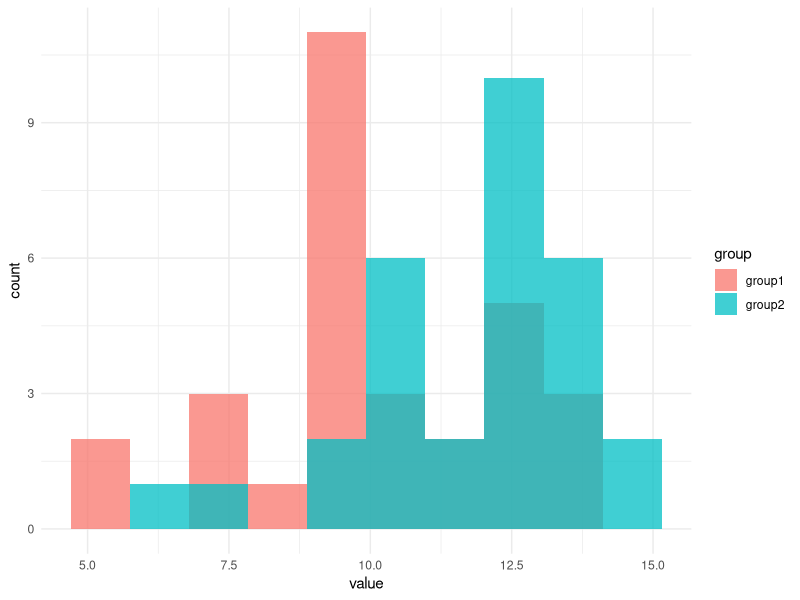
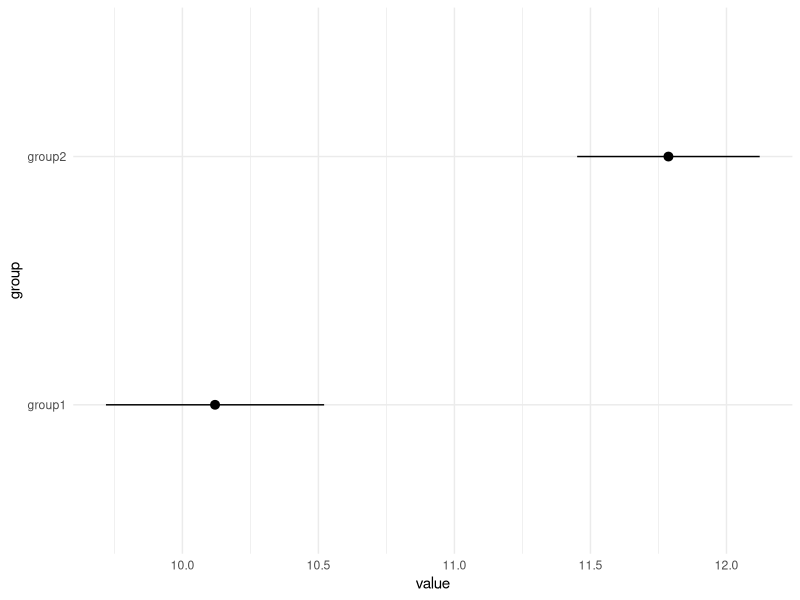
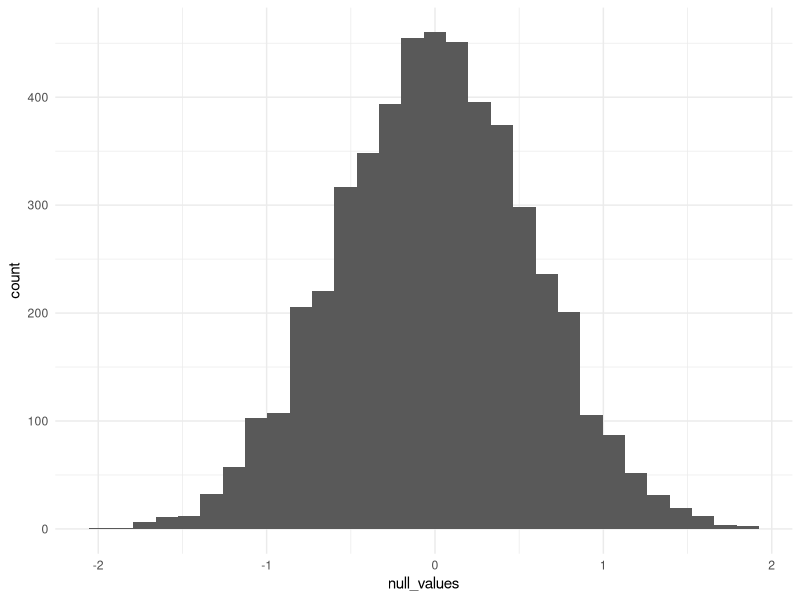
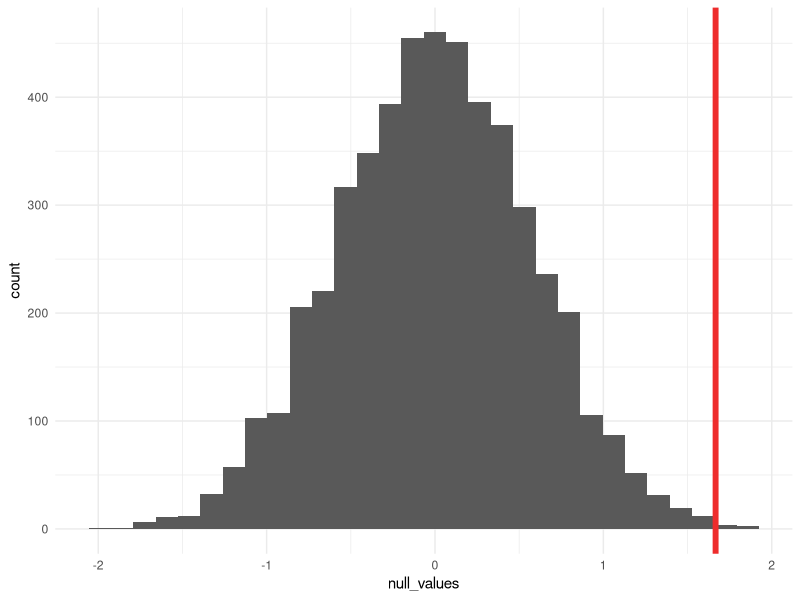
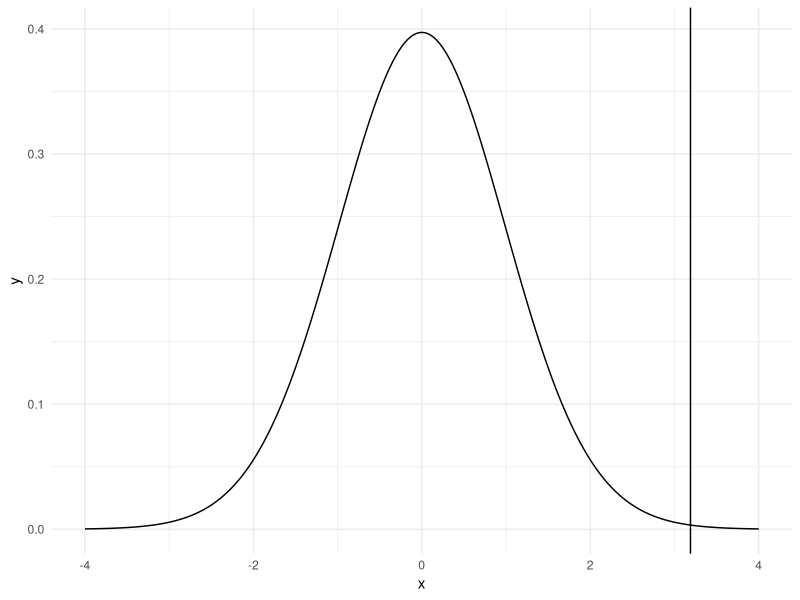
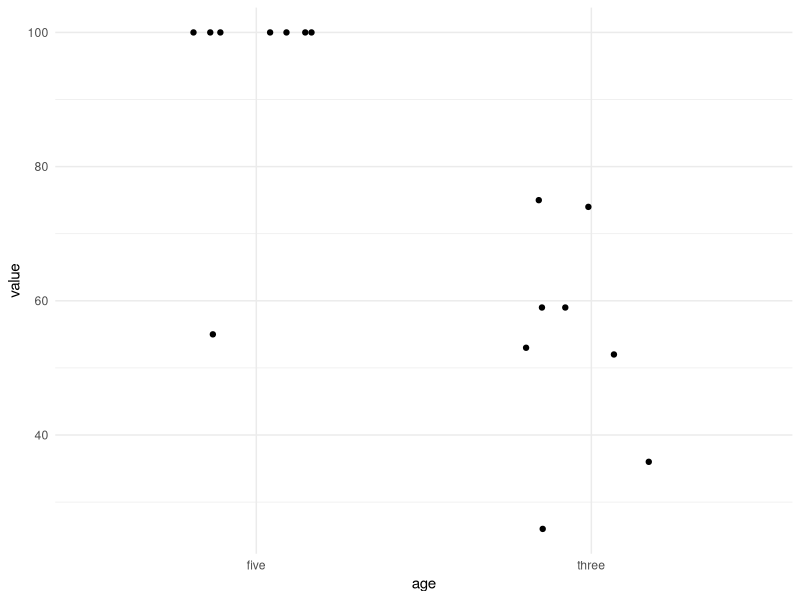
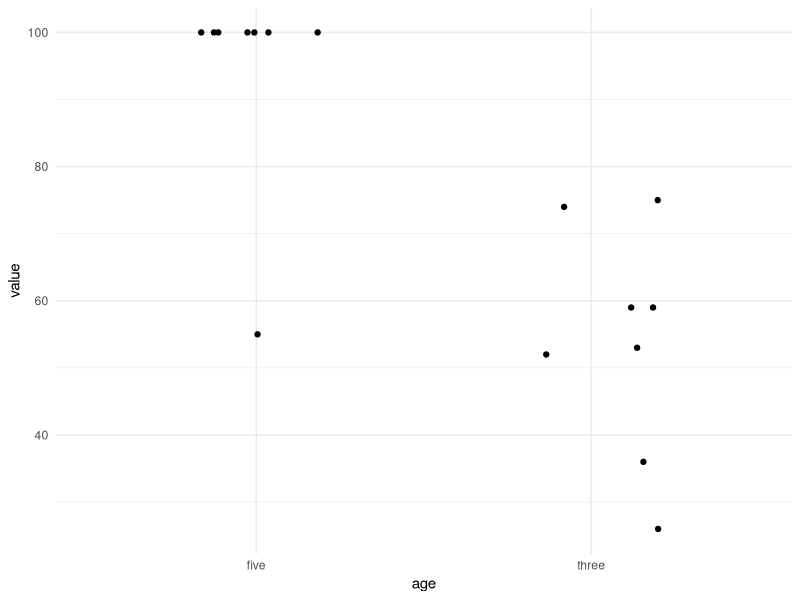
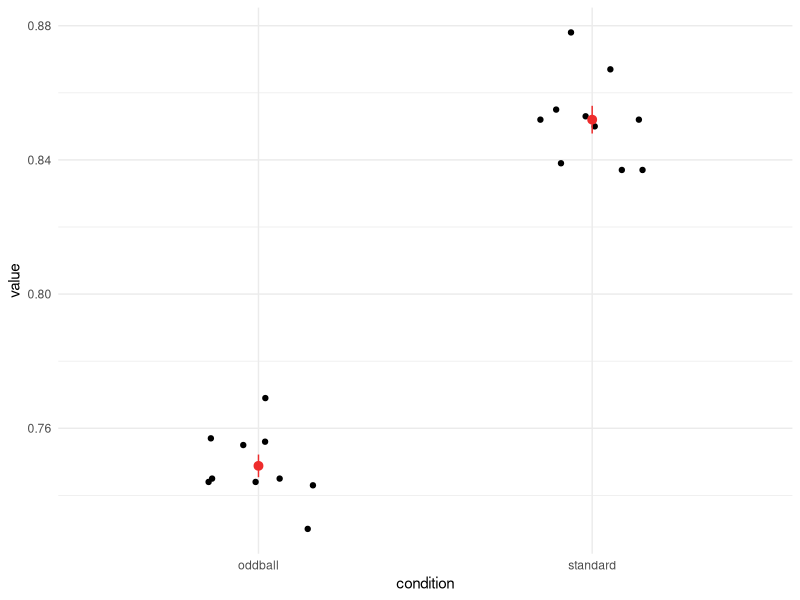

These charts were generated, in order, by the following R code: (Note: a time limit stopped this script after it produced the figures.)
## ---- chunk 1
library(tidyverse)

knitr::opts_chunk$set(message = FALSE)

theme_set(theme_minimal())

set.seed(42)
options(scipen = 10) # Reading scientific notation is hard
## ---- chunk 2
n = 30
group1 = rnorm(n, 10, 1.75)
group2 = rnorm(n, 12, 1.75)

# Creating a data frame for easier operations
data = data.frame(group1 = group1, group2 = group2) %>% 
  pivot_longer(c(group1, group2), names_to = "group")

head(data)
## ---- chunk 3
ggplot(data, aes(x = value, fill = group)) +
  geom_histogram(bins = 10, alpha = 0.75, position = "identity")  # position = "identity" overlaps histograms

ggplot(data, aes(x = group, y = value)) +
  stat_summary() +
  coord_flip()
## ---- chunk 4
get_random_group_diff = function(data) {
  diff_result = data %>% 
    # the '.' here is fancy dplyr syntax that allows you to access the entire dataframe
    # it is necessary here because we want to shuffle only one of the columns
    # in contrast, sample_frac shuffles the entire data frame,
    # which wouldn't change the mean at all
    mutate(group = sample(.$group)) %>% 
    group_by(group) %>% 
    summarise(value = mean(value))
  
  # The syntax here is just saying give me the mean of the
  # value column in the rows where group == "group1"
  # to see each piece, try
  # iris[iris$Species == "setosa",]
  # iris[iris$Species == "setosa",]$Petal.Length
  # mean(iris[iris$Species == "setosa",]$Petal.Length)
  group1_mean = mean(diff_result[diff_result$group == "group1",]$value)
  group2_mean = mean(diff_result[diff_result$group == "group2",]$value)
  
  group2_mean - group1_mean
}

get_random_group_diff(data)
## ---- chunk 5
null_values = replicate(5000, get_random_group_diff(data))

head(null_values)
## ---- chunk 6
p = ggplot(data.frame(null_values), aes(x = null_values)) +
  geom_histogram()

p
## ---- chunk 7
(group1_mean = mean(group1))
(group2_mean = mean(group2))

(obs_diff = group2_mean - group1_mean)
## ---- chunk 8
# geom_vline will give you a vertical line at a specific point
p + geom_vline(xintercept = obs_diff, color='firebrick2', size=2)
## ---- chunk 9
sum(null_values > obs_diff)
## ---- chunk 10
6/5000
## ---- chunk 11
sum(abs(null_values) > obs_diff)
## ---- chunk 12
13 / 5000
## ---- chunk 13
t.test(group1, group2)
## ---- chunk 14
x = seq(-4, 4, length.out = 1000)
y = dt(x, 58)
t_data = data.frame(x, y)

ggplot(t_data, aes(x = x, y = y)) +
  geom_path() +
  geom_vline(xintercept = 3.19)
## ---- chunk 15
group1_mean
group2_mean
(group1_sd = sd(group1))
(group2_sd = sd(group2))
## ---- chunk 16
standard_error = sqrt((group1_sd^2/length(group1)) + (group2_sd^2/length(group2)))
(t = (group1_mean - group2_mean) / standard_error)
# Note the R performs a degrees of freedom correction by default
(degrees_freedom = length(group1) + length(group2) - 2)
## ---- chunk 17
pt(t, df = degrees_freedom) * 2
## ---- chunk 18
differences = group1 - group2

head(differences)
## ---- chunk 19
(t = mean(differences) / (sd(differences) / sqrt(length(differences))))
(degrees_freedom = length(differences) - 1)
pt(t, df = degrees_freedom) * 2
## ---- chunk 20
t.test(group1, group2, paired=TRUE)
## ---- chunk 21
three = round(rnorm(8, 50, 10))

five = round(rnorm(8, 50, 10))
# Most of the five year olds have learned a concept that
# allows them to get a perfect score.
five[1:7] = 100

data = data.frame(three = three, five = five) %>% 
  pivot_longer(c(three, five), names_to = 'age') %>% 
  mutate(id = 1:n()) %>% 
  select(id, everything())  # just ordering the columns so id is first

head(data)
## ---- chunk 22
ggplot(data, aes(x = age, y = value)) +
  geom_jitter(height = 0, width = 0.2) + # Only jitter along the x axis
  stat_summary(fun.data = mean_cl_normal, color = 'blue')
## ---- chunk 23
ggplot(data, aes(x = age, y = value)) +
  geom_jitter(height = 0, width = 0.2) + # Only jitter along the x axis
  stat_summary(fun.data = mean_cl_boot, color = 'firebrick2')  # mean_cl_boot does all the work for you
## ---- chunk 24
print(data, n=Inf)  # forcing R to print all the rows

data %>% 
  sample_frac(1, replace=TRUE) %>% 
  print(n = Inf)
## ---- chunk 25
get_boot_mean = function(data) {
  boot_means = data %>% 
    group_by(age) %>%  # Ensures we get exactly 8 samples per group
    sample_frac(1, replace = TRUE) %>% 
    summarise(value = mean(value))
  
  boot_means$value  # return just the values so replicate can return a matrix
}
## ---- chunk 26
boot_means = replicate(1000, get_boot_mean(data))

boot_means[,1:5]

(rowMeans(boot_means))  # Sample means
quantile(boot_means[1,], probs = c(0.025, 0.975))  # 95% CI for age 5
quantile(boot_means[2,], probs = c(0.025, 0.975))  # 95% CI for age 3
## ---- chunk 27
# rbinom generates binary data with a given probability of getting 1
standard = c(replicate(10, rbinom(1000, 1, 0.85)))  # c turns our matrix into a 1-d array
oddball = c(replicate(10, rbinom(1000, 1, 0.75)))

data = data.frame(subject = rep(1:10, each=1000), standard = standard, oddball = oddball) %>% 
  pivot_longer(c(standard, oddball), names_to = "condition")

head(data)

mean_per_subject = data %>% 
  group_by(subject, condition) %>% 
  summarise(value = mean(value))

head(mean_per_subject)
## ---- chunk 28
ggplot(mean_per_subject, aes(x = condition, y = value)) +
  geom_jitter(height=0, width = 0.2) +
  stat_summary(color = 'firebrick2')
## ---- chunk 29
get_downsample_means = function(data, n){
  downsample_means = data %>% 
    group_by(subject, condition) %>%
    sample_n(n) %>% 
    summarise(value = mean(value))
  
  downsample_means
  
  res = t.test(downsample_means[downsample_means$condition == 'standard',]$value,
               downsample_means[downsample_means$condition == 'oddball',]$value)
  
  res$p.value < 0.05
}
## ---- chunk 30
sig_results_100 = replicate(1000, get_downsample_means(data, 100))

mean(sig_results_100)
## ---- chunk 31
sig_results_10 = replicate(1000, get_downsample_means(data, 10))

mean(sig_results_10)
